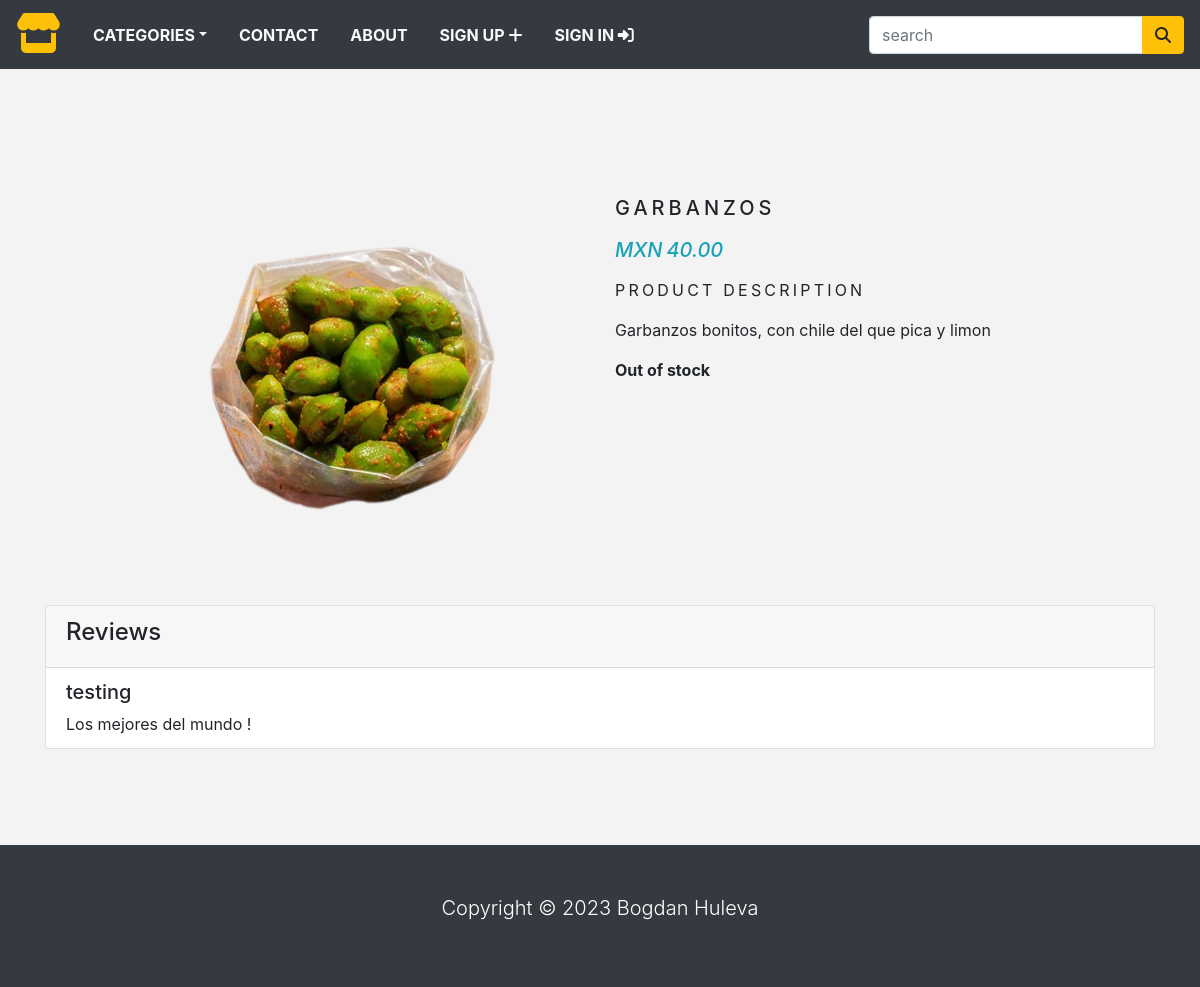
Page /category/food/garbanzos on the committed database.
### store/models.py (models this page shows, shortened)
class Product(models.Model):
    name = models.CharField(max_length=250, unique=True)
    slug = models.SlugField(max_length=250, unique=True)
    description = models.TextField(blank=True)
    category = models.ForeignKey(Category, on_delete=models.CASCADE)
    price = models.DecimalField(max_digits=10, decimal_places=2)
    image = models.ImageField(upload_to='product', blank=True)
    stock = models.IntegerField()
    available = models.BooleanField(default=True)
    created = models.DateTimeField(auto_now_add=True)
    updated = models.DateTimeField(auto_now=True)
    class Meta:
        ordering = ('name',)
        verbose_name = 'product'
        verbose_name_plural = 'products'

class Review(models.Model):
    product = models.ForeignKey(Product, on_delete=models.CASCADE)
    user = models.ForeignKey(User, on_delete=models.CASCADE)
    content = models.CharField(max_length=500)

### store/views.py (the view)
# urls.py: path('category/<slug:category_slug>/<slug:product_slug>', views.productPage, name="product_detail"),
def productPage(request, category_slug, product_slug):
    try:
        product = Product.objects.get(category__slug=category_slug, slug=product_slug)
    except Exception as e:
        raise e
    if request.method == 'POST' and request.user.is_authenticated and request.POST['content'].strip() != '':
        Review.objects.create(product=product,
                              user=request.user,
                              content=request.POST['content'])
    reviews = Review.objects.filter(product=product)
    return render(request, 'product.html', {'product': product, 'reviews': reviews})

### store/context_processors.py (called while the page is built)
def counter(request):
    item_count = 0
    if 'admin' in request.path:
        return {}
    else:
        try:
            cart = Cart.objects.filter(cart_id=_cart_id(request))
            cart_items = CartItem.objects.all().filter(cart=cart[:1])
            for cart_item in cart_items:
                item_count += cart_item.quantity
        except Cart.DoesNotExist:
            item_count = 0
    return dict(item_count = item_count)

def menu_links(request):
    links = Category.objects.all()
    return dict(links=links)

### store/models.py (called while the page is built)
    def get_url(self):
        return reverse('products_by_category', args=[self.slug])

### store/views.py (called while the page is built)
def _cart_id(request):
    cart = request.session.session_key
    if not cart:
        cart = request.session.create()
    return cart

### store/templates/product.html (shortened to what this page needs)
{% extends 'base.html' %}
{% load static %}
{% block content %}
<div class="container py-5">
    <div class="row mt-5">
        <div class="col-10 mx-auto col-md-6 my-3">
            <img src="{{product.image.url}}" alt="">
        </div>
        <div class="col-10 mx-auto col-md-6 my-3">
            <div>
                <h1 class="product_title">{{product.name}}</h1>
                <h5 class="text-info font-italic mb-3">
                    <span class = "mr-1">MXN</span>{{product.price}}
                </h5>
                <p class="product_description">Product Description</p>
                <p class="text-justify product-text">{{product.description}}</p>
                {% if product.stock <= 0 %}
                <p class="text-justify product-text"><b>Out of stock</b></p>
                {% else %}
                <a href="{% url 'add_cart' product.id %}">
                <button type="button" name="button" class="btn btn-secondary">Add to Cart</button>
                </a>
                {% endif %}
            </div>
        </div>
    </div>
    <div class="card">
        <div class="card-header">
          <h4>Reviews</h4>
        </div>
        {% if reviews.count > 0 %}
        <ul class="list-group list-group-flush">
            {% for review in reviews %}
                    <li class="list-group-item"><h5>{{ review.user.username }}</h5>
                    <p class="card-text">{{ review.content }}</p>
                    </li>
            {% endfor %}
        </ul>
        {% endif %}
      </div>
</div>
{% endblock %}

### store/static/css/base.css (style rules this page uses)
body { background: #f3f3f3; }
.product_title { font-size: 20px; text-transform: uppercase; letter-spacing: .2em; padding-top: 15px; padding-bottom: 10px; }
.product_description { font-size: 16px; text-transform: uppercase; letter-spacing: .2em; }

### rows in the picture
Product: image (picture), name "GARBANZOS", price "40.00", description "Garbanzos bonitos, con chile del que pica y limon"
Review: user.username "testing", content "Los mejores del mundo !"
